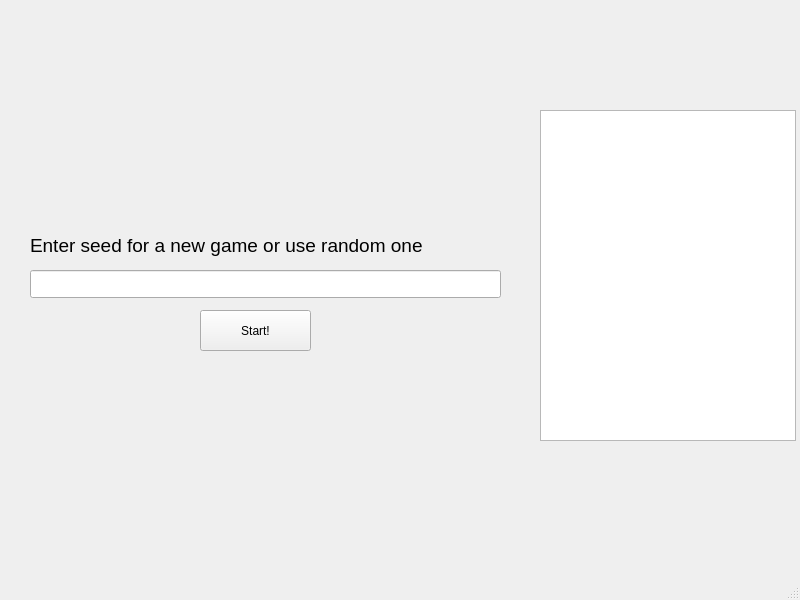
<?xml version="1.0" encoding="UTF-8"?>
<ui version="4.0">
 <class>SetupWindow</class>
 <widget class="QMainWindow" name="SetupWindow">
  <property name="geometry">
   <rect>
    <x>0</x>
    <y>0</y>
    <width>800</width>
    <height>600</height>
   </rect>
  </property>
  <property name="windowTitle">
   <string>MainWindow</string>
  </property>
  <widget class="QWidget" name="centralwidget">
   <widget class="QPushButton" name="startButton">
    <property name="geometry">
     <rect>
      <x>200</x>
      <y>310</y>
      <width>111</width>
      <height>41</height>
     </rect>
    </property>
    <property name="text">
     <string>Start!</string>
    </property>
   </widget>
   <widget class="QLabel" name="label">
    <property name="geometry">
     <rect>
      <x>30</x>
      <y>230</y>
      <width>481</width>
      <height>31</height>
     </rect>
    </property>
    <property name="text">
     <string>&lt;html&gt;&lt;head/&gt;&lt;body&gt;&lt;p&gt;&lt;span style=&quot; font-size:14pt;&quot;&gt;Enter seed for a new game or use random one &lt;/span&gt;&lt;/p&gt;&lt;/body&gt;&lt;/html&gt;</string>
    </property>
   </widget>
   <widget class="QLineEdit" name="seedField">
    <property name="geometry">
     <rect>
      <x>30</x>
      <y>270</y>
      <width>471</width>
      <height>28</height>
     </rect>
    </property>
   </widget>
   <widget class="QListWidget" name="saveListWidget">
    <property name="geometry">
     <rect>
      <x>540</x>
      <y>110</y>
      <width>256</width>
      <height>331</height>
     </rect>
    </property>
   </widget>
  </widget>
  <widget class="QMenuBar" name="menubar">
   <property name="geometry">
    <rect>
     <x>0</x>
     <y>0</y>
     <width>800</width>
     <height>25</height>
    </rect>
   </property>
  </widget>
  <widget class="QStatusBar" name="statusbar"/>
 </widget>
 <resources/>
 <connections/>
</ui>
